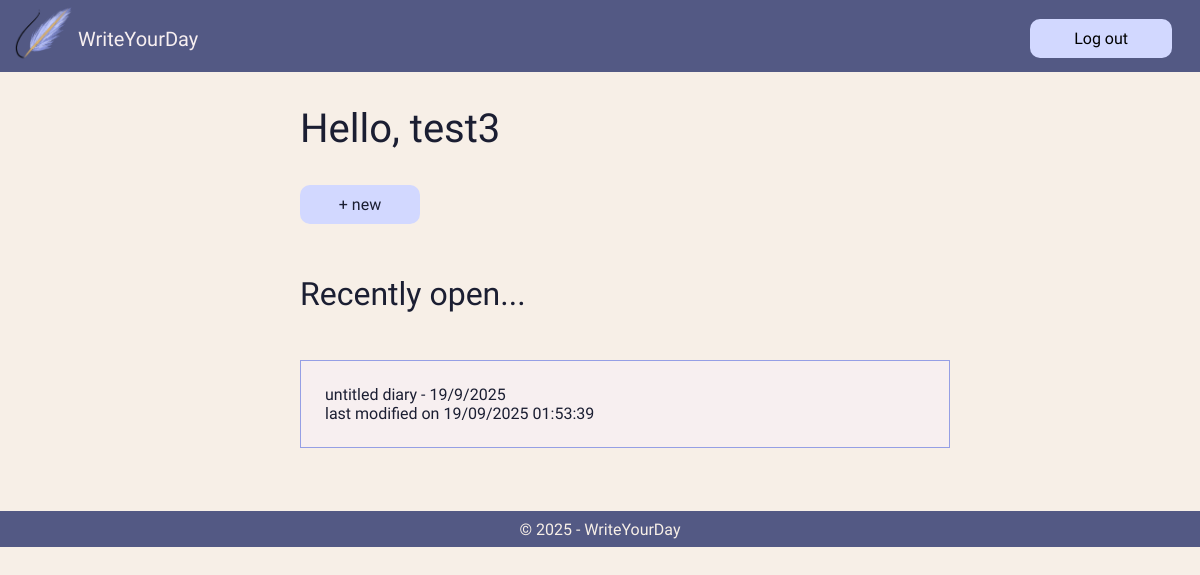
Page /main (signed in) on the committed database.
### tables this page shows
CREATE TABLE User (id INTEGER PRIMARY KEY NOT NULL, email TEXT UNIQUE NOT NULL, username TEXT NOT NULL UNIQUE, password TEXT NOT NULL, is_verified INTEGER DEFAULT (0), time INTEGER, verification_code TEXT NOT NULL);

CREATE TABLE Entry (id INTEGER PRIMARY KEY UNIQUE, year INTEGER, month INTEGER, date INTEGER, topic TEXT DEFAULT "untitled diary", info TEXT, rate INTEGER, last_open INTEGER, last_modified TEXT);

### app.py (the view, shortened to what this page needs)
@app.route("/main", methods=["GET", "POST"])
def main():
    id = session.get("id")  # get user id that stored in session
    if id is None:
        abort(401)
    user_query = f"SELECT username, is_verified FROM User WHERE id = {id}"
    current_user = get_data_from_database(user_query)[0][0]
    if get_data_from_database(user_query)[0][1] == 0:
        return redirect(url_for("verify_page"))
    diary_list_query = f"""SELECT id, topic, last_modified, year, month, date
FROM Entry WHERE id IN(
SELECT entry_id FROM UserEntry WHERE user_id = {id})
ORDER BY last_open DESC
"""
    diary_list = get_data_from_database(diary_list_query)
    num_diary = len(diary_list)
    logout_button = request.form.get("logout")
    return render_template("main.html",
                           title="Main",
                           user=current_user,
                           diary_list=diary_list,
                           num_diary=num_diary,
                           login=True)

### database_connection.py (called while the page is built)
def get_data_from_database(query, params=None):
    with sqlite3.connect(DATABASE) as db:  # connected with database
        cursor = db.cursor()
        if params is None:
            cursor.execute(query)
        else:
            cursor.execute(query, params)
        results = cursor.fetchall()
    return results

### templates/main.html (shortened to what this page needs)
{% extends 'layout.html' %}
{% block content %}
<form action="{{ url_for('main') }}" method="post" class="diary_list">
    <h2>Hello, {{ user }}</h2>
    <input type="submit" value="+ new" class="new"><br>
    <p class="open">Recently open...</p>
    {% for diary in diary_list %}
    <div class="diary_list">
        <a href="/diary/{{ diary[0] }}" class="diary_list">
            {{ diary[1] }} - {{ diary[5]}}/{{ diary[4] }}/{{diary[3]}}
        <p class="modify">last modified on {{diary[2][6:8]}}/{{diary[2][4:6]}}/{{diary[2][:4]}}
            {{diary[2][8:10]}}:{{diary[2][10:12]}}:{{diary[2][12:14]}}
        </p></a>
    </div>
    {% endfor %}
</form>
{% endblock %}

### static/style.css (style rules this page uses)
body { font-family: 'Red Hat Text', sans-serif; background-color: #F7EFE7; color: #1B1E32; margin: 0; }
p.modify { margin: 0; }
h2 { font-size: 2.5em; font-weight: normal; }
input { font-size: 1em; color: #1B1E32; width: 100%; font: inherit; border: 1px solid #959FE5; border-radius: 5px; }
input[type="submit"] { background-color: #D2D8FF; border: 2px, #959FE5; padding: 10px 25px; text-align: center; text-decoration: none; border-radius: 10px; width: 100%; }
form.diary_list { display: grid; margin-bottom: 4vw; }
a.diary_list { text-decoration: none; color: #1B1E32; }
div.diary_list { margin: 15px 0; border: 1.5px solid #959FE5; background-color: #F7EFF0; padding: 1.5em; width: 100%; }
input.new { justify-self: left; width: 10vw; }
p.open { font-size: 2em; }

### rows in the picture
User: username "test3"
Entry: topic "untitled diary", date "19", month "9", year "2025", last_modified "19", last_modified "09", last_modified "2025", last_modified "01", last_modified "53", last_modified "39"
